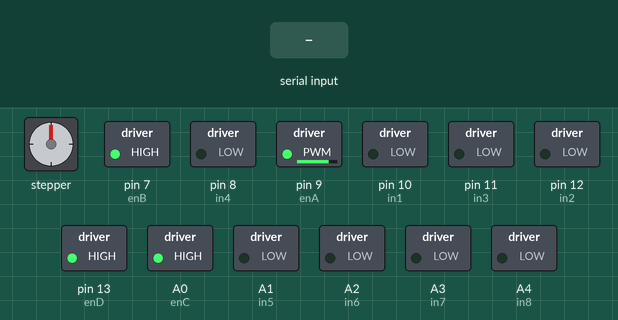
Bench run of a sketch on a simulated Arduino Uno, built with avr-gcc and run on an emulated ATmega328P. On the bench: stepper motor, switched loads named in the sketch (green lamp = pin HIGH). The inputs (shaded band) are chosen by the test bench. Stepper angles assume 200 steps per turn.

Above: at 1.2 s.
1.3 s: "a" received over Serial
At 3.4 s:
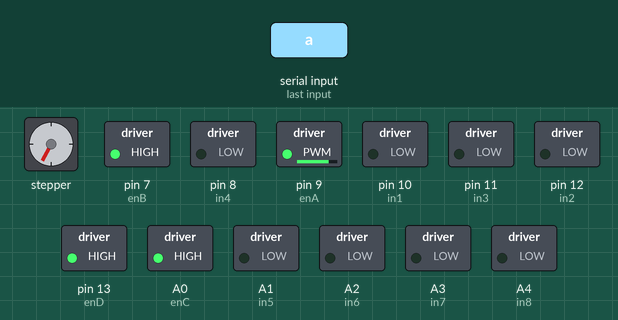
3.9 s: "1" received over Serial
At 5.1 s:
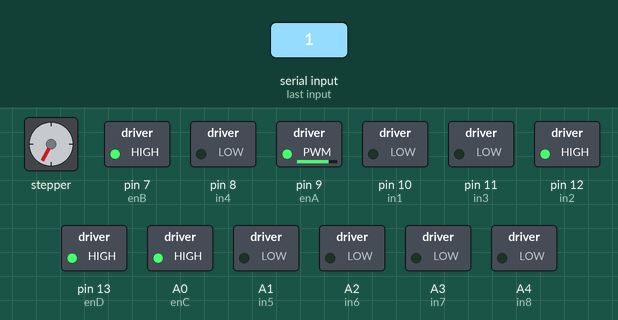
5.4 s: "2" received over Serial
At 6.3 s:
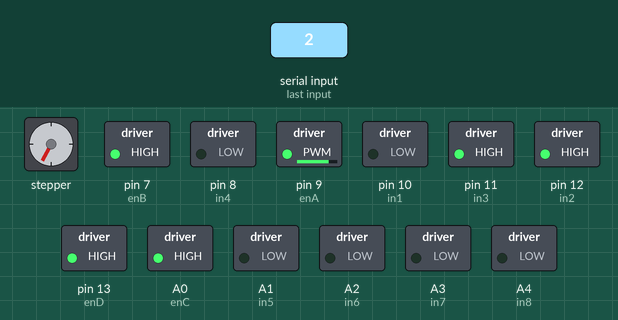
6.9 s: "3" received over Serial
At 7.4 s:
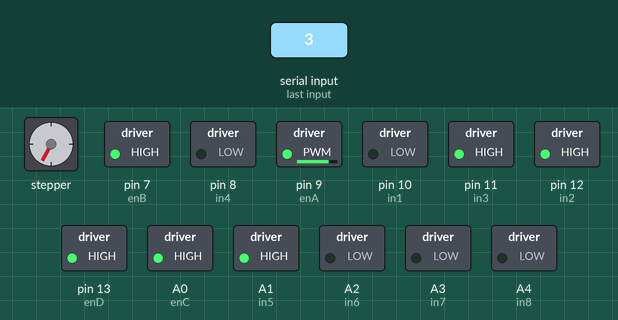
8.4 s: "4" received over Serial
At 9.6 s:
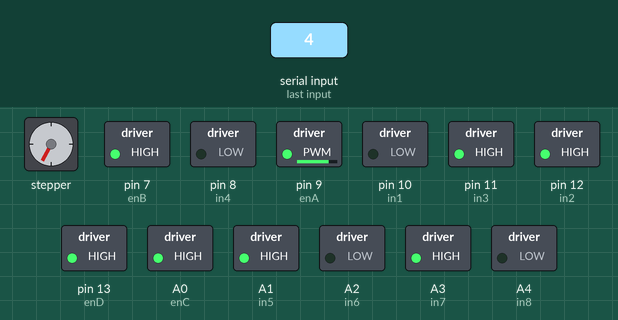
9.9 s: "c" received over Serial
At 12.3 s:
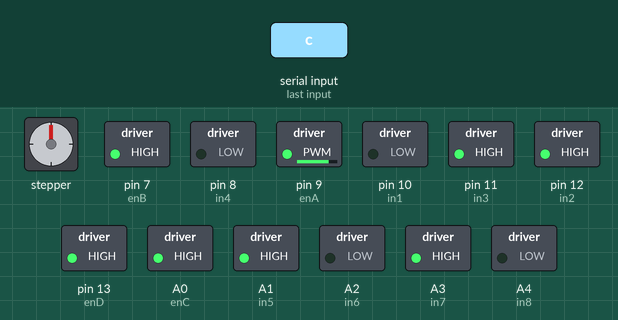
Timing chart, 0 to 13.5 s (numbered marks = the images above; inputs shaded):
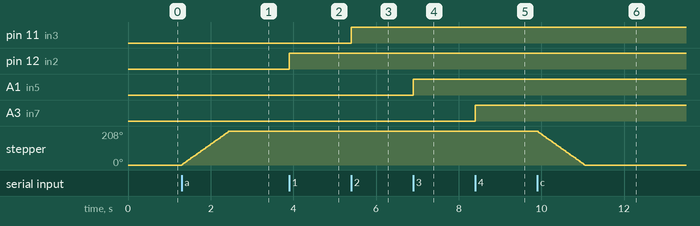

The sketch:

motor_pump3.ino
```cpp
#include <Stepper.h>
//Pins for stepper
const int stepsPerRevolution = 200;
char val;
//black-out4
//red-out3
//orange-out1
//green-out2

//in1-3
//in2-4
//in3-5
//in4-6
//enable short
//arduino common ground w/ source
Stepper myStepper(stepsPerRevolution, 3, 4, 5, 6);
//pumps
int enA = 9;
int in1 = 10;
int in2 = 12;

int enB = 7;
int in3 = 11;
int in4 = 8;

int enC=A0; //eA
int in5=A1; //i1
int in6=A2;  //i2

int in7=A3;  //i3
int in8=A4;   //i4
int enD=13;   //eb


void pump() //activates pump
 {
   if(Serial.available())
  {
    val=Serial.read();
  }

  if(val=='1')
 { digitalWrite(in2, HIGH);
   }
   if(val=='2')
 { digitalWrite(in3, HIGH);
 }

  if(val=='3')
 { digitalWrite(in5, HIGH);
   }
    if(val=='4')
 { digitalWrite(in7, HIGH);
   }

  }


  void stopp() // stops all pumps
  {
 digitalWrite(in1, LOW);
 digitalWrite(in2, LOW);
 digitalWrite(in3, LOW);
 digitalWrite(in4, LOW);
 digitalWrite(in5, LOW);
 digitalWrite(in6, LOW);
 digitalWrite(in7, LOW);
 digitalWrite(in8, LOW);
  }
 void stepm()
 {
  if(Serial.available())
  {
    val=Serial.read();
  }

  if(val=='a')
  {
  myStepper.step(700/6); //one sixth rev
  val='0';
  }


   if(val=='c')
  {
  myStepper.step(-700/6);
  val='0';
  }
 }


void setup() {

  myStepper.setSpeed(30);
  pinMode(enA, OUTPUT);
  pinMode(enB, OUTPUT);
  pinMode(enC, OUTPUT);
  pinMode(enD, OUTPUT);
  pinMode(in1, OUTPUT);
  pinMode(in2, OUTPUT);
  pinMode(in3, OUTPUT);
  pinMode(in4, OUTPUT);
   pinMode(in5, OUTPUT);
  pinMode(in6, OUTPUT);
  pinMode(in7, OUTPUT);
  pinMode(in8, OUTPUT);
  digitalWrite(in2, LOW);
  analogWrite(enA, 200);
  digitalWrite(in1, LOW);
   digitalWrite(in3, LOW);
  analogWrite(enB, 200);
  digitalWrite(in4, LOW);
   analogWrite(enC, 200);
    digitalWrite(in5, LOW);
  digitalWrite(in6, LOW);
   analogWrite(enD, 200);
  digitalWrite(in8, LOW);
   digitalWrite(in7, LOW);
  Serial.begin(9600);
  val='0';


}
void loop() {

  if(Serial.available())
  {
    val=Serial.read();
  }

 if(val=='c'||val=='a') //stepper control
 {
  stepm();
 }

if(val=='1'||val=='2'||val=='3'||val=='4')
{
 pump(); //activate pump
}
if(val=='s')
 {
 stopp();
 }

 }
```

Measured:
- after the input at 1.3 s, stepper: turns 208° clockwise in 1.1 s, starting at once
- after the input at 3.9 s, pin 12 (in2): LOW → HIGH at once
- after the input at 5.4 s, pin 11 (in3): LOW → HIGH at once
- after the input at 6.9 s, A1 (in5): LOW → HIGH at once
- after the input at 8.4 s, A3 (in7): LOW → HIGH at once
- after the input at 9.9 s, stepper: turns 208° counter-clockwise in 1.1 s, starting at once
